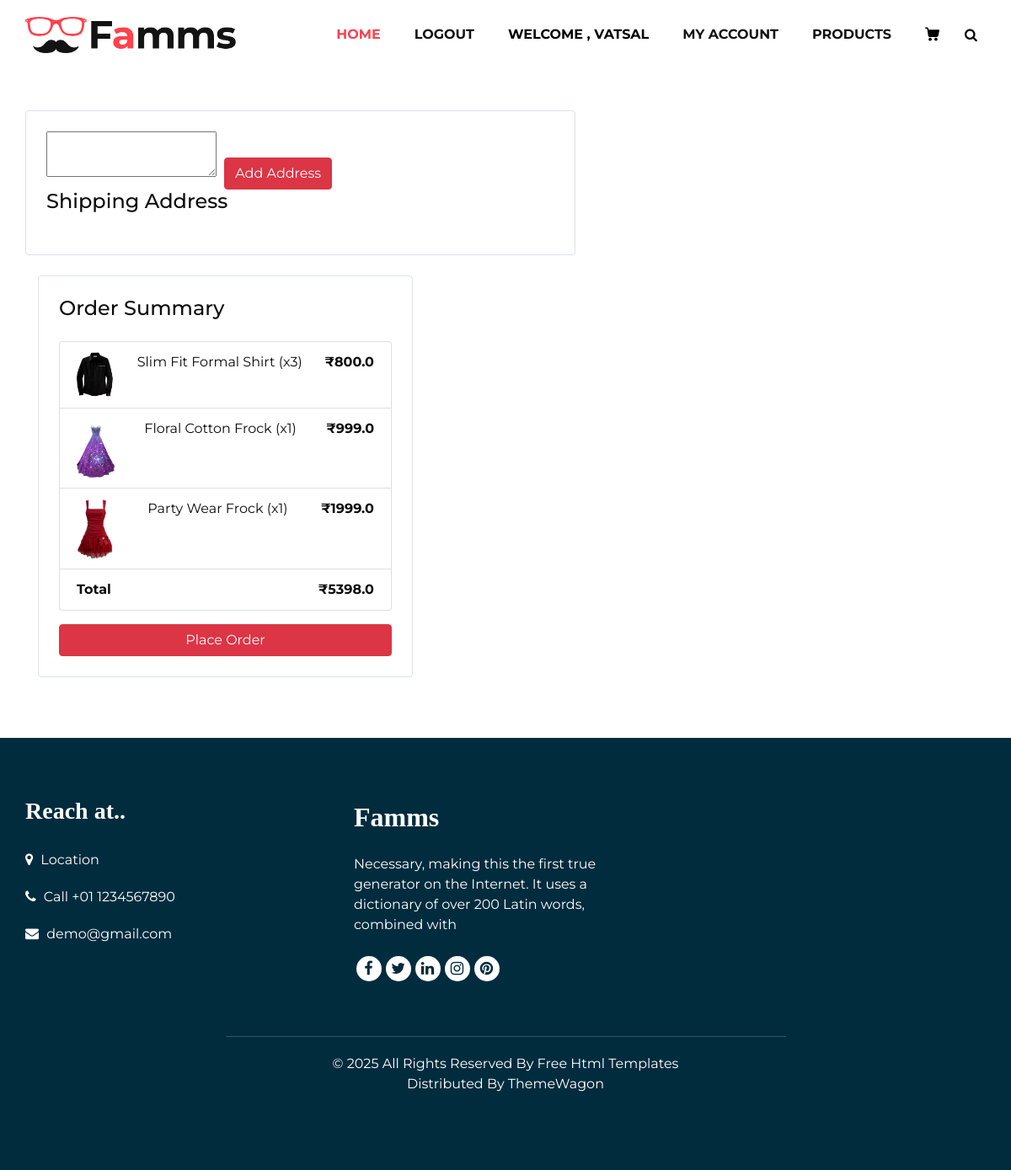
The app's page /checkout/ (signed in) with its own data.
### myapp/models.py (models this page shows, shortened)
class Cart(models.Model):
    user = models.ForeignKey(User,on_delete=models.CASCADE)
    product = models.ForeignKey(Product,on_delete=models.CASCADE)
    qty = models.IntegerField(default=1)

class Product(models.Model):
    category = models.ForeignKey(Category,on_delete=models.CASCADE)
    name = models.CharField(max_length=50)
    price = models.FloatField()
    qty  =models.IntegerField()
    description = models.TextField()
    image = models.ImageField(upload_to="product_image")

### myapp/views.py (the view)
# urls.py: path('checkout/', checkout, name='checkout'),
@login_required(login_url="login_register")
def checkout(request):
    carts = Cart.objects.filter(user=request.user)
    sum = 0
    for c in carts:
        sum+=(c.product.price*c.qty)
    print(sum)
    return render(request,"checkout.html",{"carts":carts,"sum":sum})

### myapp/templates/checkout.html (shortened to what this page needs)
{% extends "base.html" %}
{% load static %}
{% block content %}
<section class="container py-5">
  <div class="row">
    <div class="col-md-7 mb-4">
      <div class="border p-4 rounded">
        <textarea name="address" id="adr" class="form__input"></textarea>
        <button class="btn btn-danger" style="margin-left: 5px;" onclick="addaddress()">Add Address</button>
          <h4 class="mb-4">Shipping Address</h4>
      </div>
    </div>
  </div>
  <div class="col-md-5 mb-4">
    <div class="border p-4 rounded">
      <h4 class="mb-4">Order Summary</h4>
      <ul class="list-group mb-3">
        {% for cart in carts %}
        <li class="list-group-item d-flex justify-content-between">
          <img src="{{ cart.product.image.url }}" alt="" class="" width="45" />
          <span>{{ cart.product.name }} (x{{ cart.qty }})</span>
          <strong>₹{{ cart.product.price}}</strong>
        </li>
        {% endfor %}
        <li class="list-group-item d-flex justify-content-between">
          <strong>Total</strong>
          <strong>₹{{ sum }}</strong>
        </li>
      </ul>
      <button type="submit" class="btn btn-danger btn-block">Place Order</button>
    </div>
  </div>
  </div>
{% endblock %}

### myapp/templates/base.html (shortened to what this page needs)
{% load static %}
<!DOCTYPE html>
<html>
<head>
    <link rel="stylesheet" type="text/css" href="{% static 'assets/css/bootstrap.css' %}" />
    <link href="{% static 'assets/css/font-awesome.min.css' %}" rel="stylesheet" />
    <link href="{% static 'assets/css/style.css' %}" rel="stylesheet" />
    <link href="{% static 'assets/css/responsive.css' %}" rel="stylesheet" />
</head>
<body>
    <div class="hero_area">
        <header class="header_section">
            <div class="container">
                <nav class="navbar navbar-expand-lg custom_nav-container ">
                    <a class="navbar-brand" href="{%url 'index'%}"><img width="250"
                            src="{% static 'assets/images/logo.png' %}" alt="#" /></a>
                    <div class="collapse navbar-collapse" id="navbarSupportedContent">
                        <ul class="navbar-nav">
                            <li class="nav-item active">
                                <a class="nav-link" href="{% url 'index' %}">Home </a>
                            </li>
                            {% if user.is_authenticated %}
                            <li class="nav-item">
                                <a class="nav-link" href="{% url 'userLogout' %}">Logout</a>
                            </li>
                            <li class="nav-item">
                                <a href="{%url 'index'%}" class="nav-link disabled" style="color: #000;">Welcome ,
                                    {{user}}</a>
                            </li>
                            {% else %}
                            <li class="nav-item">
                                <a class="nav-link" href="{% url 'login_register' %}">Login</a>
                            </li>
                            {% endif %}
                            <li class="nav-item">
                                <a class="nav-link" href="{% url 'account' %}">My Account </a>
                            </li>
                            <li class="nav-item">
                                <a class="nav-link" href="{% url 'product' %}">Products</a>
                            </li>
                            <li class="nav-item">
                                <a class="nav-link" href="{% url 'cart' %}">
                                </a>
                            </li>
                            <form class="form-inline">
                                <button class="btn  my-2 my-sm-0 nav_search-btn" type="submit">
                                    <i class="fa fa-search" aria-hidden="true"></i>
                                </button>
                            </form>
                        </ul>
                    </div>
                </nav>
            </div>
        </header>
        {% block content %}{% endblock %}
        <footer class="footer_section">
            <div class="container">
                <div class="row">
                    <div class="col-md-4 footer-col">
                        <div class="footer_contact">
                            <h4>
                                Reach at..
                            </h4>
                            <div class="contact_link_box">
                                <a href="">
                                    <i class="fa fa-map-marker" aria-hidden="true"></i>
                                    <span>
                                        Location
                                    </span>
                                </a>
                                <a href="">
                                    <i class="fa fa-phone" aria-hidden="true"></i>
                                    <span>
                                        Call +01 1234567890
                                    </span>
                                </a>
                                <a href="">
                                    <i class="fa fa-envelope" aria-hidden="true"></i>
                                    <span>
                                        demo@gmail.com
                                    </span>
                                </a>
                            </div>
                        </div>
                    </div>
                    <div class="col-md-4 footer-col">
                        <div class="footer_detail">
                            <a href="index.html" class="footer-logo">
                                Famms
                            </a>
                            <p>
                                Necessary, making this the first true generator on the Internet. It uses a dictionary of
                                over 200 Latin words, combined with
                            </p>
                            <div class="footer_social">
                                <a href="">
                                    <i class="fa fa-facebook" aria-hidden="true"></i>
                                </a>
                                <a href="">
                                    <i class="fa fa-twitter" aria-hidden="true"></i>
                                </a>
                                <a href="">
                                    <i class="fa fa-linkedin" aria-hidden="true"></i>
                                </a>
                                <a href="">
                                    <i class="fa fa-instagram" aria-hidden="true"></i>
                                </a>
                                <a href="">
                                    <i class="fa fa-pinterest" aria-hidden="true"></i>
                                </a>
                            </div>
                        </div>
                    </div>
                    <div class="col-md-4 footer-col">
                        <div class="map_container">
                            <div class="map">
                                <div id="googleMap"></div>
                            </div>
                        </div>
                    </div>
                </div>
                <div class="footer-info">
                    <div class="col-lg-7 mx-auto px-0">
                        <p>
                            &copy; <span id="displayYear"></span> All Rights Reserved By
                            <a href="https://html.design/">Free Html Templates</a><br>
                            Distributed By <a href="https://themewagon.com/" target="_blank">ThemeWagon</a>
                        </p>
                    </div>
                </div>
            </div>
        </footer>
</body>
</html>

### static/assets/css/style.css (style rules this page uses)
* { box-sizing: border-box; }
body { font-family: 'Montserrat', sans-serif; color: #0c0c0c; background-color: #ffffff; overflow-x: hidden; }
a, a:hover, a:focus { text-decoration: none; }
.btn, .btn:focus { outline: none !important; -webkit-box-shadow: none; box-shadow: none; }
.hero_area { position: relative; min-height: 100vh; display: -webkit-box; display: -ms-flexbox; display: flex; -webkit-box-orient: vertical; -webkit-box-direction: normal; -ms-flex-direction: column; flex-direction: column; }
.header_section { padding: 15px 0; }
.navbar-brand { font-family: 'Playfair Display', serif; }
.custom_nav-container { padding: 0; }
.custom_nav-container .navbar-nav { margin-left: auto; }
.custom_nav-container .navbar-nav .nav-item .nav-link { padding: 5px 20px; color: #131313; text-align: center; text-transform: uppercase; border-radius: 5px; -webkit-transition: all 0.3s; transition: all 0.3s; font-weight: 700; }
.custom_nav-container .navbar-nav .nav-item .nav-link svg { width: 17px; height: auto; fill: #000000; margin-bottom: 2px; }
.custom_nav-container .navbar-nav .nav-item:hover .nav-link, .custom_nav-container .navbar-nav .nav-item.active .nav-link { color: #f7444e; }
.custom_nav-container .nav_search-btn { width: 35px; height: 35px; padding: 0; border: none; color: #000000; }
.footer_section { background-color: #002c3e; color: #ffffff; padding-top: 70px; }
.footer_section { color: #ffffff; text-align: left; }
.footer_section h4 { font-size: 28px; }
.footer_section h4, .footer_section .footer-logo { font-weight: 600; margin-bottom: 20px; font-family: 'Playfair Display', serif; text-align: left; }
.footer_section .footer-col { margin-bottom: 30px; }
.footer_section .footer_contact .contact_link_box { display: -webkit-box; display: -ms-flexbox; display: flex; -webkit-box-orient: vertical; -webkit-box-direction: normal; -ms-flex-direction: column; flex-direction: column; }
.footer_section .footer_contact .contact_link_box a { margin: 10px 0; color: #ffffff; }
.footer_section .footer_contact .contact_link_box a i { margin-right: 5px; }
.footer_section .footer-logo { display: block; font-weight: bold; font-size: 32px; color: #ffffff; }
.footer_section .footer_social { display: -webkit-box; display: -ms-flexbox; display: flex; -webkit-box-pack: left; -ms-flex-pack: center; justify-content: left; margin-top: 25px; margin-bottom: 10px; }
.footer_section .footer_social a { display: -webkit-box; display: -ms-flexbox; display: flex; -webkit-box-pack: center; -ms-flex-pack: center; justify-content: center; -webkit-box-align: center; -ms-flex-align: center; align-items: center; color: #002c3e; width: 30px; height: 30px; border-radius: 100%; background-color: #ffffff; border-radius: 100%; margin: 0 2.5px; font-size: 18px; }
.footer_section .map_container { width: 100%; height: 175px; overflow: hidden; display: -webkit-box; display: -ms-flexbox; display: flex; -webkit-box-align: stretch; -ms-flex-align: stretch; align-items: stretch; }
.footer_section .map_container .map { height: 100%; -webkit-box-flex: 1; -ms-flex: 1; flex: 1; }
.footer_section .map_container .map #googleMap { height: 100%; }
.footer_section .footer-info { text-align: center; margin-top: 25px; }
.footer_section .footer-info p { color: #ffffff; margin: 0; padding: 20px 0; border-top: 1px solid rgba(255,255,255,0.2); }
.footer_section .footer-info p a { color: inherit; }
footer { background: #f8f8f8; padding: 90px 0 70px; }

### static/assets/css/responsive.css (style rules this page uses)
@media (min-width: 1200px) { .container { max-width: 1170px; } }

### records on screen
Cart: product.image (picture), product.name "Slim Fit Formal Shirt", qty "3", product.price "800.0"
Cart: product.image (picture), product.name "Floral Cotton Frock", qty "1", product.price "999.0"
Cart: product.image (picture), product.name "Party Wear Frock", qty "1", product.price "1999.0"

### other values on screen
{{ user }} "VATSAL"
{{ sum }} "5398.0"
